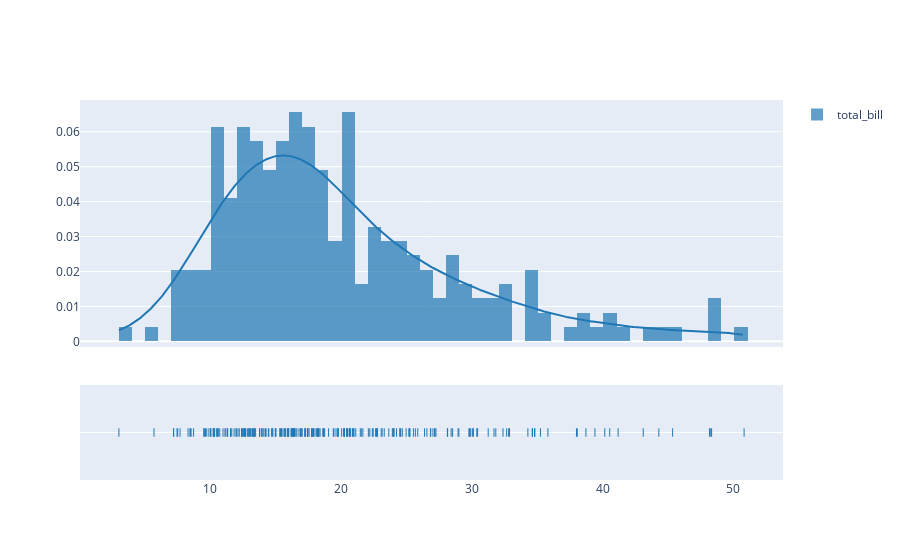

Write notebook code for a chart like this one.
### Markdown cell above
<h3>Q5. What is Distplot? Using Plotly express, plot a distplot.

### Code cell
import plotly.figure_factory as ff
import plotly.express as px

df = px.data.tips()
fig = ff.create_distplot([df['total_bill']], ['total_bill'])
fig.show()

### Figure 1 — Plotly figure (JSON) as saved in the notebook; plotly's stock layout.template omitted (floating-point values rounded to 4 significant figures; data arrays with more than 128 entries replaced by an {"elided": "..."} marker saying what was removed)
{"data": [{"autobinx": false, "histnorm": "probability density", "legendgroup": "total_bill", "marker": {"color": "rgb(31, 119, 180)"}, "name": "total_bill", "opacity": 0.7, "type": "histogram", "x": {"elided": "244 float values"}, "xaxis": "x", "xbins": {"end": 50.81, "size": 1, "start": 3.07}, "yaxis": "y"}, {"legendgroup": "total_bill", "marker": {"color": "rgb(31, 119, 180)"}, "mode": "lines", "name": "total_bill", "showlegend": false, "type": "scatter", "x": {"elided": "500 float values"}, "xaxis": "x", "y": {"elided": "500 float values"}, "yaxis": "y"}, {"legendgroup": "total_bill", "marker": {"color": "rgb(31, 119, 180)", "symbol": "line-ns-open"}, "mode": "markers", "name": "total_bill", "showlegend": false, "type": "scatter", "x": {"elided": "244 float values"}, "xaxis": "x", "y": {"elided": "244 str values"}, "yaxis": "y2"}], "layout": {"barmode": "overlay", "hovermode": "closest", "legend": {"traceorder": "reversed"}, "xaxis": {"anchor": "y2", "domain": [0, 1], "zeroline": false}, "yaxis": {"anchor": "free", "domain": [0.35, 1], "position": 0}, "yaxis2": {"anchor": "x", "domain": [0, 0.25], "dtick": 1, "showticklabels": false}}}
